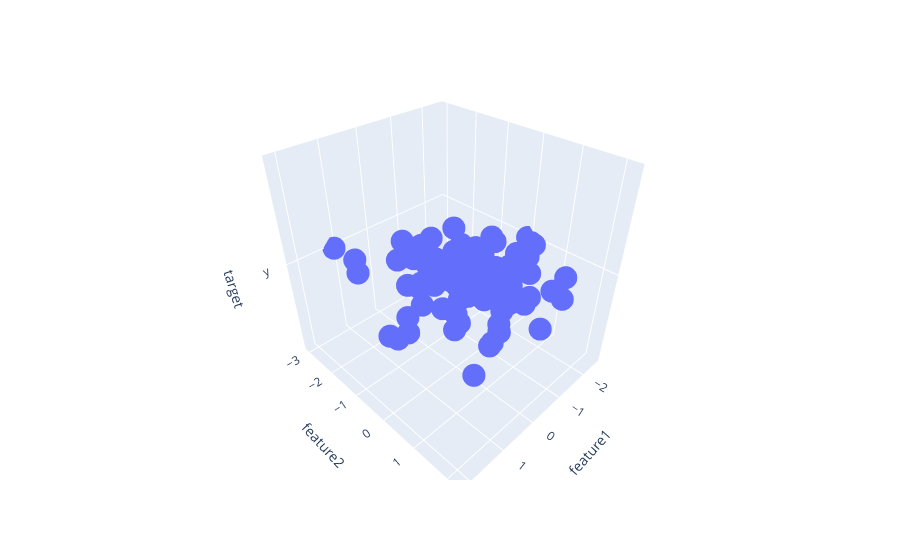

This figure's notebook cell:
### Code cell
# Create a scatter plot
fig = px.scatter_3d(df, x='feature1', y='feature2', z='target')
fig.show()

### Figure 1 — Plotly figure (JSON) as saved in the notebook; plotly's stock layout.template omitted (floating-point values rounded to 4 significant figures)
{"data": [{"hovertemplate": "feature1=%{x}<br>feature2=%{y}<br>target=%{z}<extra></extra>", "legendgroup": "", "marker": {"color": "#636efa", "symbol": "circle"}, "mode": "markers", "name": "", "scene": "scene", "showlegend": false, "type": "scatter3d", "x": [0.9365, -0.4185, 0.7201, -1.929, -1.825, 0.8024, 0.4123, 0.8997, -0.0519, 0.07138, 0.5812, -0.4396, -0.8344, 1.075, -0.2817, -0.8942, -2.409, -1.137, 0.1775, 1.537, -0.3265, -1.181, -0.5432, -0.9991, 0.587, 0.8624, -2.378, 0.9988, -0.4178, -0.1206, -0.1071, -1.932, -0.5026, -0.9364, 0.04578, -0.3227, -1.273, 0.006185, -0.2887, 0.09674, 0.7012, 2.133, 0.4391, 0.07423, 0.8454, 2.076, 1.117, 0.4925, 1.739, 1.324, -0.8823, -1.578, -1.866, -0.3402, -0.5206, 1.065, -1.786, -0.9172, -1.792, 0.1881, -0.7077, 0.05503, -0.2369, -0.285, -1.358, -1.105, -0.812, 0.4236, -1.293, 0.09016, -0.1817, 0.07086, -0.04093, -1.002, -1.138, -0.7931, -0.5176, 0.04045, -0.7778, 1.141, 0.4721, -0.6491, 1.823, 0.3734, 0.5744, -0.9189, -1.153, 0.4615, -0.3201, -0.2401, 0.2031, -0.5536, -0.03726, -0.6748, -2.54, -0.4507, -0.8549, -1.185, -0.0369, -0.1863], "y": [0.9759, 1.507, -0.4618, 0.4293, -0.4973, 0.7563, 0.4656, 1.793, -0.1689, 1.327, -0.5214, -1.647, -1.713, 0.05607, -0.9731, 0.2641, 0.1541, -0.4014, -0.3916, 0.1395, -1.316, 1.652, -0.4311, -0.2834, 1.7, 0.4301, 0.2746, 1.817, 0.1418, 0.2773, 0.9266, -0.6924, 0.385, 0.5747, -0.2302, -0.2085, 0.4183, -0.9709, 0.1066, 0.07512, -0.5176, 0.3076, -0.2579, -1.346, -0.665, 0.4776, -3.021, -0.4583, 2.105, -1.788, -0.5063, -1.662, 0.4821, 0.8512, -0.5036, -2.262, 0.2042, 0.3924, 1.579, 0.371, 0.9305, 0.83, 1.285, -0.9573, 0.9203, 1.963, -0.9009, 1.549, -0.6507, -0.4614, -0.9679, -0.1212, 0.3751, 0.2332, -0.5448, -0.8767, 0.698, 0.1115, -0.5002, 1.048, -0.3537, -0.7443, 0.4888, -1.562, 1.682, 0.6642, -0.9842, -0.3842, -0.26, -2.11, 0.5161, 1.039, 2.197, 1.443, -0.05488, 0.5081, -0.7873, -0.315, 0.3189, -0.6121], "z": ["y", "y", "y", "y", "y", "y", "y", "y", "y", "y", "y", "y", "y", "y", "y", "y", "y", "y", "y", "y", "y", "y", "y", "y", "y", "y", "y", "y", "y", "y", "y", "y", "y", "y", "y", "y", "y", "y", "y", "y", "y", "y", "y", "y", "y", "y", "y", "y", "y", "y", "y", "y", "y", "y", "y", "y", "y", "y", "y", "y", "y", "y", "y", "y", "y", "y", "y", "y", "y", "y", "y", "y", "y", "y", "y", "y", "y", "y", "y", "y", "y", "y", "y", "y", "y", "y", "y", "y", "y", "y", "y", "y", "y", "y", "y", "y", "y", "y", "y", "y"]}], "layout": {"legend": {"tracegroupgap": 0}, "margin": {"t": 60}, "scene": {"domain": {"x": [0, 1], "y": [0, 1]}, "xaxis": {"title": {"text": "feature1"}}, "yaxis": {"title": {"text": "feature2"}}, "zaxis": {"title": {"text": "target"}}}}}
